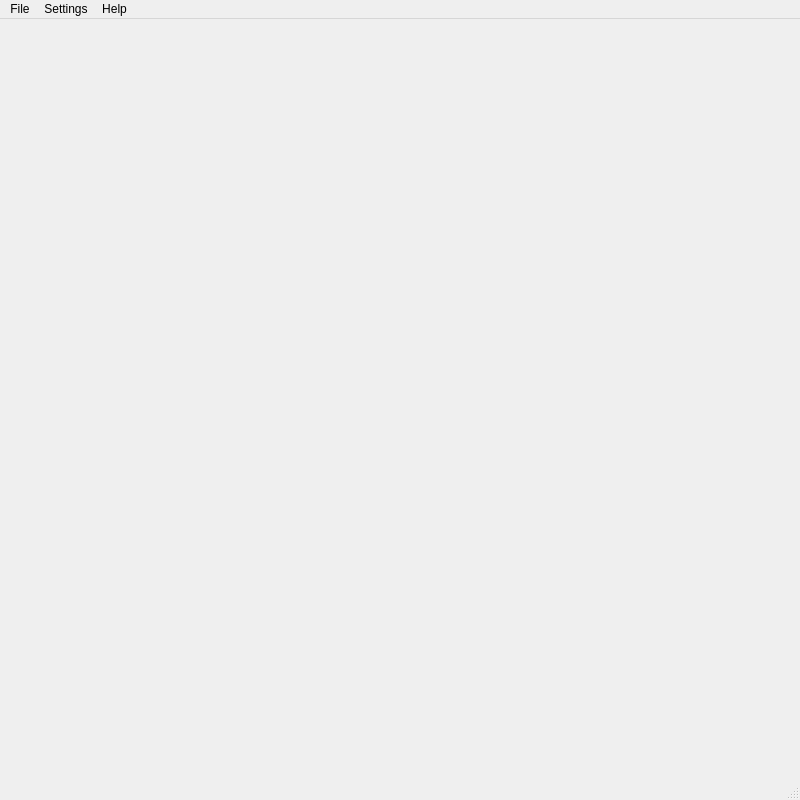
<?xml version="1.0" encoding="UTF-8"?>
<ui version="4.0">
 <class>dstServerManagerClass</class>
 <widget class="QMainWindow" name="dstServerManagerClass">
  <property name="geometry">
   <rect>
    <x>0</x>
    <y>0</y>
    <width>800</width>
    <height>800</height>
   </rect>
  </property>
  <property name="minimumSize">
   <size>
    <width>800</width>
    <height>800</height>
   </size>
  </property>
  <property name="maximumSize">
   <size>
    <width>800</width>
    <height>800</height>
   </size>
  </property>
  <property name="windowTitle">
   <string>dstServerManager</string>
  </property>
  <widget class="QWidget" name="centralWidget">
   <widget class="QLabel" name="label">
    <property name="geometry">
     <rect>
      <x>0</x>
      <y>0</y>
      <width>800</width>
      <height>150</height>
     </rect>
    </property>
    <property name="text">
     <string/>
    </property>
    <property name="pixmap">
     <pixmap resource="dstservermanager.qrc">:/dstServerManager/Resources/imgs/banner_bg.png</pixmap>
    </property>
   </widget>
   <widget class="QLabel" name="label_2">
    <property name="geometry">
     <rect>
      <x>130</x>
      <y>0</y>
      <width>570</width>
      <height>150</height>
     </rect>
    </property>
    <property name="text">
     <string/>
    </property>
    <property name="pixmap">
     <pixmap resource="dstservermanager.qrc">:/dstServerManager/Resources/imgs/banner_img.jpg</pixmap>
    </property>
   </widget>
   <widget class="QWidget" name="gridLayoutWidget">
    <property name="geometry">
     <rect>
      <x>0</x>
      <y>150</y>
      <width>801</width>
      <height>601</height>
     </rect>
    </property>
    <layout class="QGridLayout" name="gridLayout"/>
   </widget>
  </widget>
  <widget class="QMenuBar" name="menuBar">
   <property name="geometry">
    <rect>
     <x>0</x>
     <y>0</y>
     <width>800</width>
     <height>21</height>
    </rect>
   </property>
   <widget class="QMenu" name="menuFile">
    <property name="title">
     <string>File</string>
    </property>
    <addaction name="actionNew"/>
    <addaction name="actionOpen"/>
    <addaction name="actionQuit"/>
   </widget>
   <widget class="QMenu" name="menuSettings">
    <property name="title">
     <string>Settings</string>
    </property>
   </widget>
   <widget class="QMenu" name="menuHelp">
    <property name="title">
     <string>Help</string>
    </property>
    <addaction name="actionAbout"/>
   </widget>
   <addaction name="menuFile"/>
   <addaction name="menuSettings"/>
   <addaction name="menuHelp"/>
  </widget>
  <widget class="QStatusBar" name="statusBar"/>
  <action name="actionNew">
   <property name="text">
    <string>New</string>
   </property>
  </action>
  <action name="actionOpen">
   <property name="text">
    <string>Open</string>
   </property>
  </action>
  <action name="actionQuit">
   <property name="text">
    <string>Quit</string>
   </property>
  </action>
  <action name="actionHelp">
   <property name="text">
    <string>Help</string>
   </property>
  </action>
  <action name="actionAbout">
   <property name="text">
    <string>About</string>
   </property>
  </action>
 </widget>
 <layoutdefault spacing="6" margin="11"/>
 <resources>
  <include location="dstservermanager.qrc"/>
 </resources>
 <connections>
  <connection>
   <sender>actionQuit</sender>
   <signal>triggered()</signal>
   <receiver>dstServerManagerClass</receiver>
   <slot>close()</slot>
   <hints>
    <hint type="sourcelabel">
     <x>-1</x>
     <y>-1</y>
    </hint>
    <hint type="destinationlabel">
     <x>399</x>
     <y>399</y>
    </hint>
   </hints>
  </connection>
 </connections>
</ui>
